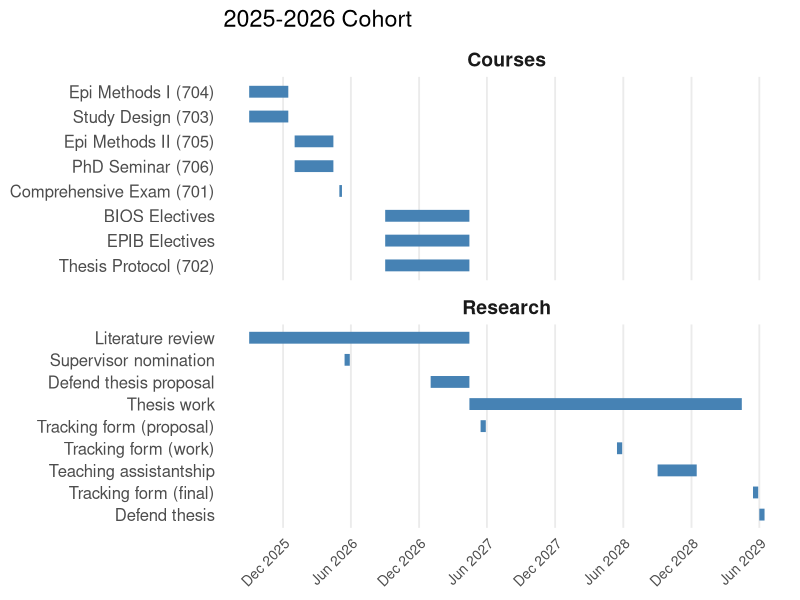

Source code (R):
## ---- chunk 1
#| fig-width: 8
#| fig-height: 5


library(ggplot2)
## --- 1. Setup helpers ---
index_date <- as.Date("2025-09-01")

add_months <- function(date, n) {
  seq(date, by = paste(n, "months"), length.out = 2)[2]
}
add_md <- function(date, months = 0, days = 0) {
  add_months(date, months) + days
}

## --- 2. Define tasks (relative offsets) ---
tasks <- data.frame(
  task= c("Epi Methods I (704)", "Study Design (703)", 
    "Epi Methods II (705)", "PhD Seminar (706)", 
    "Comprehensive Exam (701)", "Thesis Protocol (702)", 
    "BIOS Electives", "EPIB Electives",
    "Literature review", "Supervisor nomination", 
    "Tracking form (proposal)", "Defend thesis proposal", 
    "Thesis work", "Tracking form (work)",
    "Teaching assistantship", "Tracking form (final)", 
    "Defend thesis"),
  start_m = c(0, 0, 4, 4, 8, 12, 12, 12, 0, 8, 20, 16, 19, 32, 36, 44, 45),
  start_d = c(0, 0, 0, 0, 0, 0, 0, 0, 0, 14, 14, 0, 14, 14, 0, 14, 0),
  end_m   = c(3, 3, 7, 7, 8, 19, 19, 19, 19, 8, 20, 19, 43, 32, 39, 44, 45),
  end_d   = c(14, 14, 14, 14, 7, 14, 14, 14, 14, 28, 28, 14, 14, 28, 14, 28, 14),
  group = c(rep("Courses", 8), rep("Research", 9)),
  stringsAsFactors = FALSE
)

## --- 3. Compute actual dates ---
#tasks$start_date <- mapply(function(m, d) 
#  add_md(index_date, m, d),
#  tasks$start_m, tasks$start_d)
#tasks$end_date <- mapply(function(m, d) 
#  add_md(index_date, m, d),
#  tasks$end_m, tasks$end_d)

tasks$start_date <- as.Date(mapply(function(m, d) 
  add_md(index_date, m, d),
  tasks$start_m, tasks$start_d))

tasks$end_date   <- as.Date(mapply(function(m, d) 
  add_md(index_date, m, d),
  tasks$end_m, tasks$end_d))

## --- 4. Plot with ggplot2 ---
ggplot(tasks, aes(y = reorder(task, start_date, descending = TRUE))) +
  geom_segment(aes(x = start_date, xend = end_date, yend = task),
    linewidth = 4, show.legend = FALSE, color = 'steelblue') + 
  facet_wrap(vars(group), ncol=1, scales = "free_y") + 
  scale_y_discrete(limits=rev) + ggtitle("2025-2026 Cohort") +
  #geom_point(aes(x = start_date), size = 2, show.legend = FALSE) +
  #geom_point(aes(x = end_date), size = 2, show.legend = FALSE) +
  scale_x_date(date_breaks = "6 months", date_labels = "%b %Y") +
  theme_minimal(base_size = 14) +
  theme(
    panel.grid.minor = element_blank(),
    panel.grid.major.y = element_blank(),
    axis.text.y = element_text(size=12),
    axis.text.x = element_text(size=10, angle=45, hjust=1),
    axis.title = element_blank(),
    strip.text = element_text(size = 14, face = "bold")
  )
